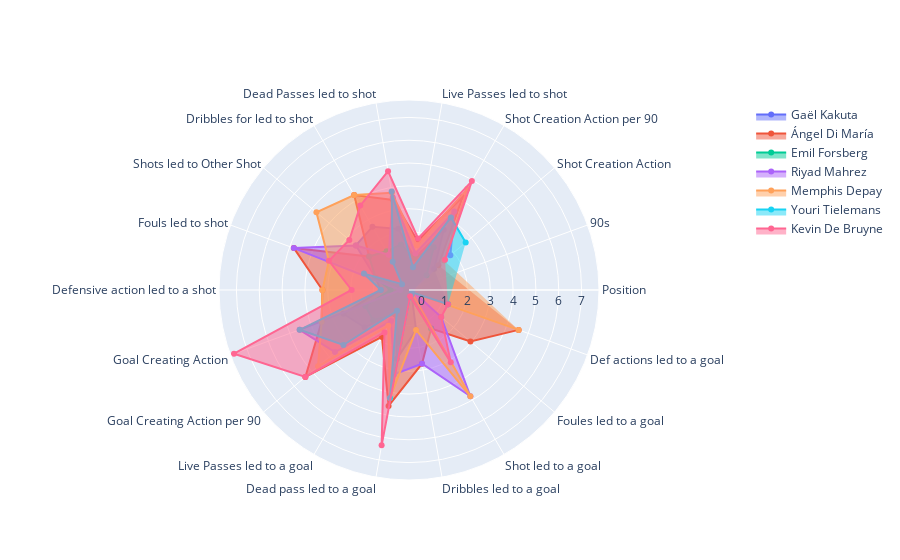

The notebook cell saved with this chart:
### Code cell
categories = ['Position','90s','Shot Creation Action',
                   'Shot Creation Action per 90','Live Passes led to shot','Dead Passes led to shot',
                   'Dribbles for led to shot','Shots led to Other Shot','Fouls led to shot',
                   'Defensive action led to a shot','Goal Creating Action','Goal Creating Action per 90','Live Passes led to a goal',
                   'Dead pass led to a goal','Dribbles led to a goal','Shot led to a goal','Foules led to a goal','Def actions led to a goal']



fig = go.Figure()
r = []
for i in range(7):
    
    data = np.array(value[1].iloc[i])
    
    fig.add_trace(go.Scatterpolar(
      r=data,     
      theta=categories,
      fill='toself',
      name=value[1]['Player'].iloc[i]
    ))


fig.update_layout(
  
  showlegend=True
)

fig.show()

### Figure 1 — Plotly figure (JSON) as saved in the notebook; plotly's stock layout.template omitted (floating-point values rounded to 4 significant figures)
{"data": [{"fill": "toself", "name": "Gaël Kakuta", "r": ["Gaël Kakuta", "MF,FW", 0.876, 2.49, 0.8662, 2.164, 2.644, 2.478, 1.001, 0.6793, 2.497, 1.983, 0.585, 2.495, 1.22, -0.3276, -0.3916, 1.262, -0.2537], "theta": ["Position", "90s", "Shot Creation Action", "Shot Creation Action per 90", "Live Passes led to shot", "Dead Passes led to shot", "Dribbles for led to shot", "Shots led to Other Shot", "Fouls led to shot", "Defensive action led to a shot", "Goal Creating Action", "Goal Creating Action per 90", "Live Passes led to a goal", "Dead pass led to a goal", "Dribbles led to a goal", "Shot led to a goal", "Foules led to a goal", "Def actions led to a goal"], "type": "scatterpolar"}, {"fill": "toself", "name": "Ángel Di María", "r": ["Ángel Di María", "MF", 1.127, 4.142, 1.626, 3.446, 4.243, 1.725, 4.808, 3.235, 3.517, 5.367, 1.816, 4.596, 2.721, 1.388, 2.956, 4.552, 6.49], "theta": ["Position", "90s", "Shot Creation Action", "Shot Creation Action per 90", "Live Passes led to shot", "Dead Passes led to shot", "Dribbles for led to shot", "Shots led to Other Shot", "Fouls led to shot", "Defensive action led to a shot", "Goal Creating Action", "Goal Creating Action per 90", "Live Passes led to a goal", "Dead pass led to a goal", "Dribbles led to a goal", "Shot led to a goal", "Foules led to a goal", "Def actions led to a goal"], "type": "scatterpolar"}, {"fill": "toself", "name": "Emil Forsberg", "r": ["Emil Forsberg", "MF,FW", 0.4462, 1.609, 0.8573, 1.469, 1.401, 1.725, 1.001, 0.2534, 1.477, 1.5, 0.6745, 1.795, -0.281, 1.388, -0.3916, -0.3824, 3.118], "theta": ["Position", "90s", "Shot Creation Action", "Shot Creation Action per 90", "Live Passes led to shot", "Dead Passes led to shot", "Dribbles for led to shot", "Shots led to Other Shot", "Fouls led to shot", "Defensive action led to a shot", "Goal Creating Action", "Goal Creating Action per 90", "Live Passes led to a goal", "Dead pass led to a goal", "Dribbles led to a goal", "Shot led to a goal", "Foules led to a goal", "Def actions led to a goal"], "type": "scatterpolar"}, {"fill": "toself", "name": "Riyad Mahrez", "r": ["Riyad Mahrez", "FW,MF", 1.807, 3.408, 1.069, 3.553, 1.224, 2.478, 4.808, -0.1726, 4.538, 3.675, 1.01, 3.196, 2.721, 4.818, 1.282, -0.3824, 3.118], "theta": ["Position", "90s", "Shot Creation Action", "Shot Creation Action per 90", "Live Passes led to shot", "Dead Passes led to shot", "Dribbles for led to shot", "Shots led to Other Shot", "Fouls led to shot", "Defensive action led to a shot", "Goal Creating Action", "Goal Creating Action per 90", "Live Passes led to a goal", "Dead pass led to a goal", "Dribbles led to a goal", "Shot led to a goal", "Foules led to a goal", "Def actions led to a goal"], "type": "scatterpolar"}, {"fill": "toself", "name": "Memphis Depay", "r": ["Memphis Depay", "FW", 1.449, 4.545, 1.44, 3.766, 4.243, 4.736, 3.176, 3.235, 3.517, 4.642, 1.256, 4.246, 1.22, 4.818, -0.3916, 4.552, 3.118], "theta": ["Position", "90s", "Shot Creation Action", "Shot Creation Action per 90", "Live Passes led to shot", "Dead Passes led to shot", "Dribbles for led to shot", "Shots led to Other Shot", "Fouls led to shot", "Defensive action led to a shot", "Goal Creating Action", "Goal Creating Action per 90", "Live Passes led to a goal", "Dead pass led to a goal", "Dribbles led to a goal", "Shot led to a goal", "Foules led to a goal", "Def actions led to a goal"], "type": "scatterpolar"}, {"fill": "toself", "name": "Youri Tielemans", "r": ["Youri Tielemans", "MF", 2.685, 3.114, 0.451, 3.82, 0.8684, -0.1567, 1.545, 0.6793, 4.538, 3.192, 0.4955, 4.246, -0.281, -0.3276, -0.3916, 1.262, 3.118], "theta": ["Position", "90s", "Shot Creation Action", "Shot Creation Action per 90", "Live Passes led to shot", "Dead Passes led to shot", "Dribbles for led to shot", "Shots led to Other Shot", "Fouls led to shot", "Defensive action led to a shot", "Goal Creating Action", "Goal Creating Action per 90", "Live Passes led to a goal", "Dead pass led to a goal", "Dribbles led to a goal", "Shot led to a goal", "Foules led to a goal", "Def actions led to a goal"], "type": "scatterpolar"}, {"fill": "toself", "name": "Kevin De Bruyne", "r": ["Kevin De Bruyne", "MF,FW", 1.503, 4.949, 1.736, 4.728, 3.71, 2.854, 3.176, 1.957, 7.598, 5.367, 1.592, 6.347, -0.281, 3.103, 1.282, 1.262, 3.118], "theta": ["Position", "90s", "Shot Creation Action", "Shot Creation Action per 90", "Live Passes led to shot", "Dead Passes led to shot", "Dribbles for led to shot", "Shots led to Other Shot", "Fouls led to shot", "Defensive action led to a shot", "Goal Creating Action", "Goal Creating Action per 90", "Live Passes led to a goal", "Dead pass led to a goal", "Dribbles led to a goal", "Shot led to a goal", "Foules led to a goal", "Def actions led to a goal"], "type": "scatterpolar"}], "layout": {"showlegend": true}}
